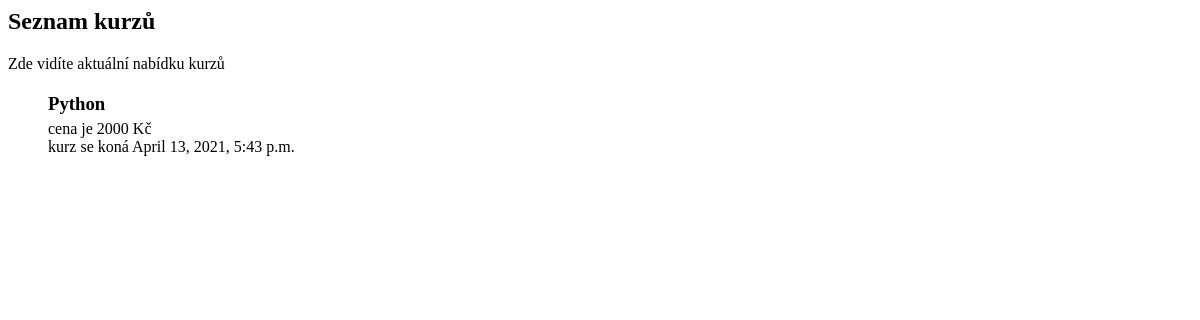
/kurzy/kurzy/, run on an earlier commit of the app's database.
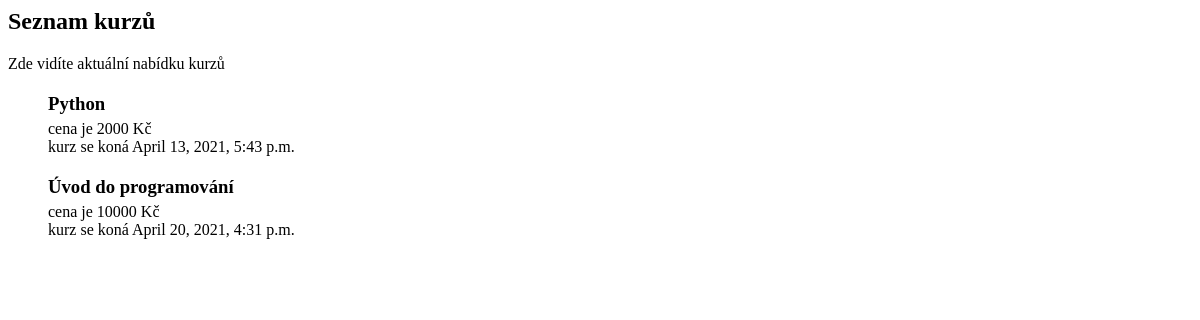
And on a later commit of the database.
### kurzy/models.py (models this page shows)
class Kurz(models.Model):
  nazev = models.CharField(max_length=100)
  zacatek = models.DateTimeField()
  konec = models.DateTimeField()
  popis = models.CharField(max_length=1000)
  cena = models.IntegerField()
  cena = models.IntegerField()
  kategorie = models.ForeignKey(Kategorie, on_delete=models.SET_NULL, null=True)

### kurzy/views.py (the view)
# urls.py: path('kurzy/', views.KurzyView.as_view(), name='kurzy'),
class KurzyView(ListView):
    model = models.Kurz
    template_name = "kurzy/kurzy_list.html"

### templates/kurzy/kurzy_list.html
{% extends "../base.html" %}
{% block content %}
<h2>Seznam kurzů</h2>
<p>Zde vidíte aktuální nabídku kurzů</p>
<ul>
    {% for kurz in object_list %}
    <li>
        <div>
            <h3>{{ kurz.nazev }}</h3>
            <p>cena je {{ kurz.cena }} Kč</p>
            <p>kurz se koná {{ kurz.zacatek }}</p>
        </div>
    </li>
    {% endfor %}
</ul>
{% endblock %}

What changed in the data, as far as the page shows it:
added Kurz: nazev "Úvod do programování", cena "10000", zacatek "April 20, 2021, 4:31 p.m."
